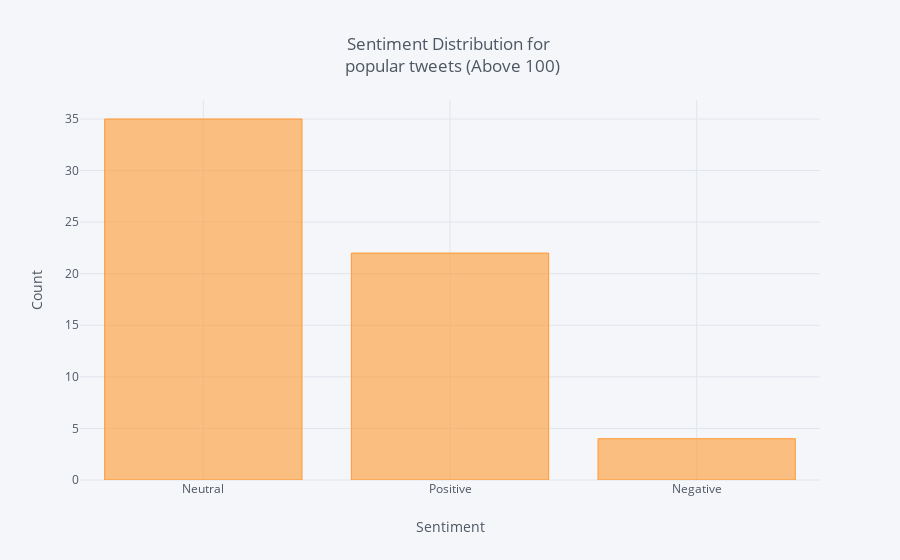

This figure's notebook cell:
### Code cell
df_popular = df[df['rt_count'] >= 100]
df_popular['Sentiment'].value_counts().iplot(kind='bar', xTitle='Sentiment',
                                    yTitle='Count', title = 'Sentiment Distribution for <br> popular tweets (Above 100)')

### Figure 1 — Plotly figure (JSON) as saved in the notebook; plotly's stock layout.template omitted (floating-point values rounded to 4 significant figures)
{"data": [{"marker": {"color": "rgba(255, 153, 51, 0.6)", "line": {"color": "rgba(255, 153, 51, 1.0)", "width": 1}}, "name": "Sentiment", "orientation": "v", "text": "", "type": "bar", "uid": "ce1d2901-2579-4ee6-b7bf-be2f007c111d", "x": ["Neutral", "Positive", "Negative"], "y": [35, 22, 4]}], "layout": {"legend": {"bgcolor": "#F5F6F9", "font": {"color": "#4D5663"}}, "paper_bgcolor": "#F5F6F9", "plot_bgcolor": "#F5F6F9", "title": {"font": {"color": "#4D5663"}, "text": "Sentiment Distribution for <br> popular tweets (Above 100)"}, "xaxis": {"gridcolor": "#E1E5ED", "showgrid": true, "tickfont": {"color": "#4D5663"}, "title": {"font": {"color": "#4D5663"}, "text": "Sentiment"}, "zerolinecolor": "#E1E5ED"}, "yaxis": {"gridcolor": "#E1E5ED", "showgrid": true, "tickfont": {"color": "#4D5663"}, "title": {"font": {"color": "#4D5663"}, "text": "Count"}, "zerolinecolor": "#E1E5ED"}}}
